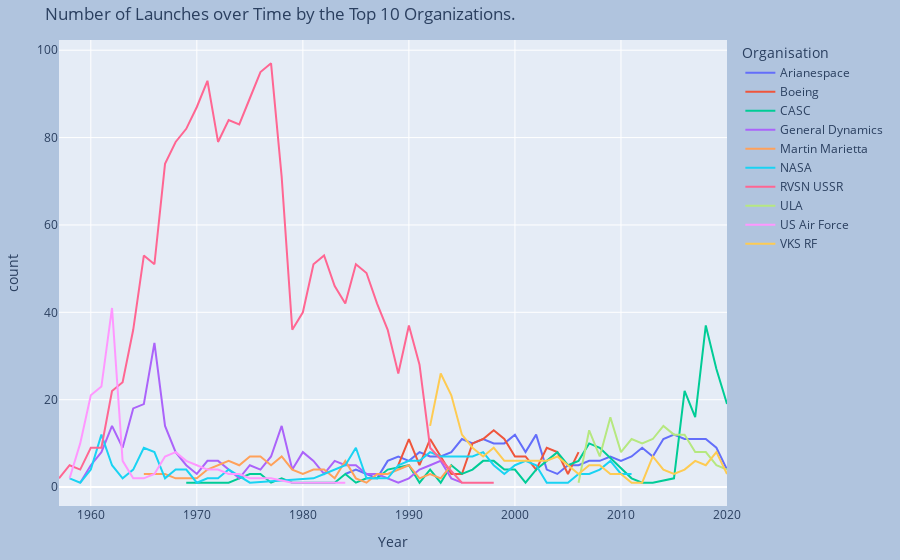

Source (notebook cell):
### Code cell
fig = px.line(df_top_10_org, x="Year", y="count", 
              color='Organisation',
              title="Number of Launches over Time by the Top 10 Organizations.")
fig.update_layout(
    margin=dict(l=20, r=20, t=40, b=15),
    paper_bgcolor="LightSteelBlue",
)
fig.show()

### Figure 1 — Plotly figure (JSON) as saved in the notebook; plotly's stock layout.template omitted (floating-point values rounded to 4 significant figures)
{"data": [{"hovertemplate": "Organisation=Arianespace<br>Year=%{x}<br>count=%{y}<extra></extra>", "legendgroup": "Arianespace", "line": {"color": "#636efa", "dash": "solid"}, "marker": {"symbol": "circle"}, "mode": "lines", "name": "Arianespace", "orientation": "v", "showlegend": true, "type": "scatter", "x": [1984, 1985, 1986, 1987, 1988, 1989, 1990, 1991, 1992, 1993, 1994, 1995, 1996, 1997, 1998, 1999, 2000, 2001, 2002, 2003, 2004, 2005, 2006, 2007, 2008, 2009, 2010, 2011, 2012, 2013, 2014, 2015, 2016, 2017, 2018, 2019, 2020], "xaxis": "x", "y": [3, 4, 3, 2, 6, 7, 6, 8, 7, 7, 8, 11, 10, 11, 10, 10, 12, 8, 12, 4, 3, 5, 5, 6, 6, 7, 6, 7, 9, 7, 11, 12, 11, 11, 11, 9, 4], "yaxis": "y"}, {"hovertemplate": "Organisation=Boeing<br>Year=%{x}<br>count=%{y}<extra></extra>", "legendgroup": "Boeing", "line": {"color": "#EF553B", "dash": "solid"}, "marker": {"symbol": "circle"}, "mode": "lines", "name": "Boeing", "orientation": "v", "showlegend": true, "type": "scatter", "x": [1989, 1990, 1991, 1992, 1993, 1994, 1995, 1996, 1997, 1998, 1999, 2000, 2001, 2002, 2003, 2004, 2005, 2006], "xaxis": "x", "y": [5, 11, 5, 11, 7, 3, 3, 10, 11, 13, 11, 7, 7, 4, 9, 8, 3, 8], "yaxis": "y"}, {"hovertemplate": "Organisation=CASC<br>Year=%{x}<br>count=%{y}<extra></extra>", "legendgroup": "CASC", "line": {"color": "#00cc96", "dash": "solid"}, "marker": {"symbol": "circle"}, "mode": "lines", "name": "CASC", "orientation": "v", "showlegend": true, "type": "scatter", "x": [1969, 1970, 1971, 1972, 1973, 1974, 1975, 1976, 1977, 1978, 1979, 1981, 1982, 1983, 1984, 1985, 1986, 1987, 1988, 1990, 1991, 1992, 1993, 1994, 1995, 1996, 1997, 1998, 1999, 2000, 2001, 2002, 2003, 2004, 2005, 2006, 2007, 2008, 2011, 2012, 2013, 2015, 2016, 2017, 2018, 2019, 2020], "xaxis": "x", "y": [1, 1, 1, 1, 1, 2, 3, 3, 1, 2, 1, 1, 1, 1, 3, 1, 2, 2, 4, 5, 1, 4, 1, 5, 3, 4, 6, 6, 4, 4, 1, 4, 6, 8, 5, 6, 10, 9, 2, 1, 1, 2, 22, 16, 37, 27, 19], "yaxis": "y"}, {"hovertemplate": "Organisation=General Dynamics<br>Year=%{x}<br>count=%{y}<extra></extra>", "legendgroup": "General Dynamics", "line": {"color": "#ab63fa", "dash": "solid"}, "marker": {"symbol": "circle"}, "mode": "lines", "name": "General Dynamics", "orientation": "v", "showlegend": true, "type": "scatter", "x": [1959, 1960, 1961, 1962, 1963, 1964, 1965, 1966, 1967, 1968, 1969, 1970, 1971, 1972, 1973, 1974, 1975, 1976, 1977, 1978, 1979, 1980, 1981, 1982, 1983, 1984, 1985, 1986, 1987, 1988, 1989, 1990, 1991, 1992, 1993, 1994, 1995], "xaxis": "x", "y": [1, 5, 8, 14, 9, 18, 19, 33, 14, 8, 5, 3, 6, 6, 4, 2, 5, 4, 7, 14, 4, 8, 6, 3, 6, 5, 5, 3, 3, 2, 1, 2, 4, 5, 6, 2, 1], "yaxis": "y"}, {"hovertemplate": "Organisation=Martin Marietta<br>Year=%{x}<br>count=%{y}<extra></extra>", "legendgroup": "Martin Marietta", "line": {"color": "#FFA15A", "dash": "solid"}, "marker": {"symbol": "circle"}, "mode": "lines", "name": "Martin Marietta", "orientation": "v", "showlegend": true, "type": "scatter", "x": [1965, 1966, 1967, 1968, 1969, 1970, 1971, 1972, 1973, 1974, 1975, 1976, 1977, 1978, 1979, 1980, 1981, 1982, 1983, 1984, 1985, 1986, 1987, 1988, 1989, 1990, 1991, 1992, 1993, 1994], "xaxis": "x", "y": [3, 3, 3, 2, 2, 2, 4, 5, 6, 5, 7, 7, 5, 7, 4, 3, 4, 4, 2, 6, 2, 1, 3, 3, 4, 5, 2, 3, 2, 5], "yaxis": "y"}, {"hovertemplate": "Organisation=NASA<br>Year=%{x}<br>count=%{y}<extra></extra>", "legendgroup": "NASA", "line": {"color": "#19d3f3", "dash": "solid"}, "marker": {"symbol": "circle"}, "mode": "lines", "name": "NASA", "orientation": "v", "showlegend": true, "type": "scatter", "x": [1958, 1959, 1960, 1961, 1962, 1963, 1964, 1965, 1966, 1967, 1968, 1969, 1970, 1971, 1972, 1973, 1975, 1981, 1982, 1983, 1984, 1985, 1986, 1988, 1989, 1990, 1991, 1992, 1993, 1994, 1995, 1996, 1997, 1998, 1999, 2000, 2001, 2002, 2003, 2005, 2006, 2007, 2008, 2009, 2010, 2011], "xaxis": "x", "y": [2, 1, 4, 12, 5, 2, 4, 9, 8, 2, 4, 4, 1, 2, 2, 4, 1, 2, 3, 4, 5, 9, 2, 2, 5, 6, 6, 8, 7, 7, 7, 7, 8, 5, 3, 5, 6, 5, 1, 1, 3, 3, 4, 6, 3, 3], "yaxis": "y"}, {"hovertemplate": "Organisation=RVSN USSR<br>Year=%{x}<br>count=%{y}<extra></extra>", "legendgroup": "RVSN USSR", "line": {"color": "#FF6692", "dash": "solid"}, "marker": {"symbol": "circle"}, "mode": "lines", "name": "RVSN USSR", "orientation": "v", "showlegend": true, "type": "scatter", "x": [1957, 1958, 1959, 1960, 1961, 1962, 1963, 1964, 1965, 1966, 1967, 1968, 1969, 1970, 1971, 1972, 1973, 1974, 1975, 1976, 1977, 1978, 1979, 1980, 1981, 1982, 1983, 1984, 1985, 1986, 1987, 1988, 1989, 1990, 1991, 1992, 1995, 1996, 1998], "xaxis": "x", "y": [2, 5, 4, 9, 9, 22, 24, 36, 53, 51, 74, 79, 82, 87, 93, 79, 84, 83, 89, 95, 97, 71, 36, 40, 51, 53, 46, 42, 51, 49, 42, 36, 26, 37, 28, 9, 1, 1, 1], "yaxis": "y"}, {"hovertemplate": "Organisation=ULA<br>Year=%{x}<br>count=%{y}<extra></extra>", "legendgroup": "ULA", "line": {"color": "#B6E880", "dash": "solid"}, "marker": {"symbol": "circle"}, "mode": "lines", "name": "ULA", "orientation": "v", "showlegend": true, "type": "scatter", "x": [2006, 2007, 2008, 2009, 2010, 2011, 2012, 2013, 2014, 2015, 2016, 2017, 2018, 2019, 2020], "xaxis": "x", "y": [1, 13, 7, 16, 8, 11, 10, 11, 14, 12, 12, 8, 8, 5, 4], "yaxis": "y"}, {"hovertemplate": "Organisation=US Air Force<br>Year=%{x}<br>count=%{y}<extra></extra>", "legendgroup": "US Air Force", "line": {"color": "#FF97FF", "dash": "solid"}, "marker": {"symbol": "circle"}, "mode": "lines", "name": "US Air Force", "orientation": "v", "showlegend": true, "type": "scatter", "x": [1958, 1959, 1960, 1961, 1962, 1963, 1964, 1965, 1966, 1967, 1968, 1969, 1970, 1971, 1972, 1973, 1974, 1975, 1976, 1977, 1979, 1981, 1982, 1983, 1984], "xaxis": "x", "y": [2, 10, 21, 23, 41, 6, 2, 2, 3, 7, 8, 6, 5, 4, 4, 3, 3, 2, 2, 2, 1, 1, 1, 1, 1], "yaxis": "y"}, {"hovertemplate": "Organisation=VKS RF<br>Year=%{x}<br>count=%{y}<extra></extra>", "legendgroup": "VKS RF", "line": {"color": "#FECB52", "dash": "solid"}, "marker": {"symbol": "circle"}, "mode": "lines", "name": "VKS RF", "orientation": "v", "showlegend": true, "type": "scatter", "x": [1992, 1993, 1994, 1995, 1996, 1997, 1998, 1999, 2000, 2001, 2002, 2003, 2004, 2005, 2006, 2007, 2008, 2009, 2010, 2011, 2012, 2013, 2014, 2015, 2016, 2017, 2018, 2019, 2020], "xaxis": "x", "y": [14, 26, 21, 12, 9, 7, 9, 6, 6, 6, 6, 6, 7, 5, 3, 5, 5, 3, 3, 1, 1, 7, 4, 3, 4, 6, 5, 8, 3], "yaxis": "y"}], "layout": {"autosize": true, "legend": {"title": {"text": "Organisation"}, "tracegroupgap": 0}, "margin": {"b": 15, "l": 20, "r": 20, "t": 40}, "paper_bgcolor": "LightSteelBlue", "title": {"text": "Number of Launches over Time by the Top 10 Organizations."}, "xaxis": {"anchor": "y", "autorange": true, "domain": [0, 1], "range": [1957, 2020], "title": {"text": "Year"}, "type": "linear"}, "yaxis": {"anchor": "x", "autorange": true, "domain": [0, 1], "range": [-4.333, 102.3], "title": {"text": "count"}, "type": "linear"}}}
